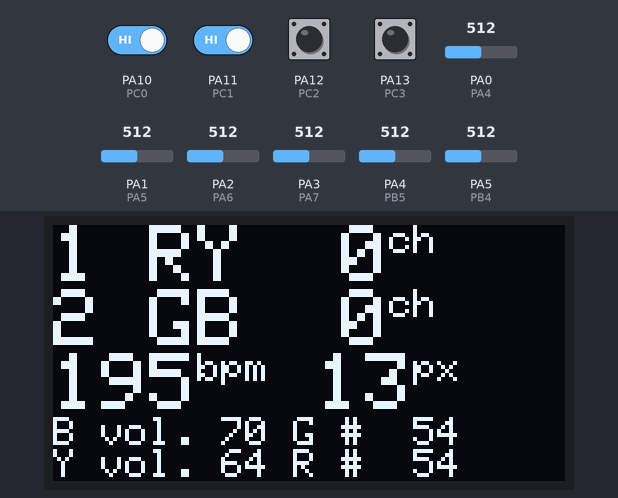
Bench run of a sketch on a simulated STM32 Blue Pill. Shown: 128×64 one-colour display. The test bench sets the inputs (shaded band); at power-on: PA10 (PC0), PA11 (PC1), PA12 (PC2), PA13 (PC3) HIGH, PA0 (PA4) = 512, PA1 (PA5) = 512, PA2 (PA6) = 512, PA3 (PA7) = 512, PA4 (PB5) = 512, PA5 (PB4) = 512. What the sketch prints to the serial monitor is not drawn.

Above: at 1.2 s.
1.3 s: PA10 (PC0) driven LOW
At 2.5 s:
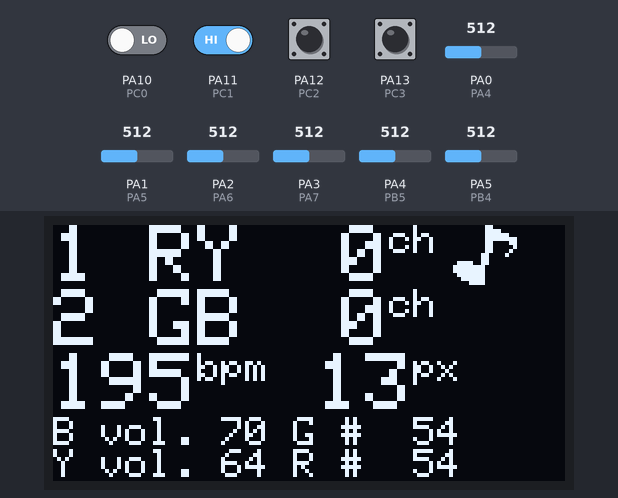
2.8 s: PA11 (PC1) driven LOW
At 2.91 s:
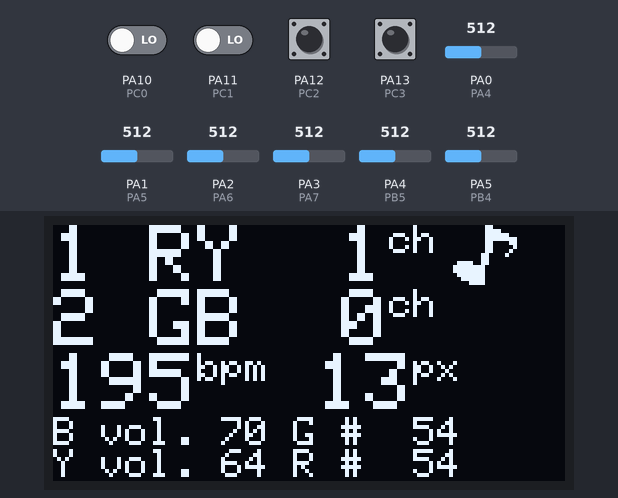
4.3 s: PA0 (PA4) set to 716
At 4.43 s:
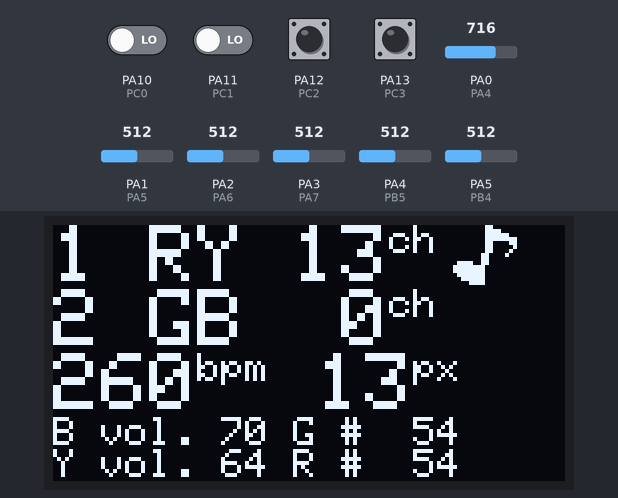
5.8 s: PA1 (PA5) set to 716
At 5.96 s:
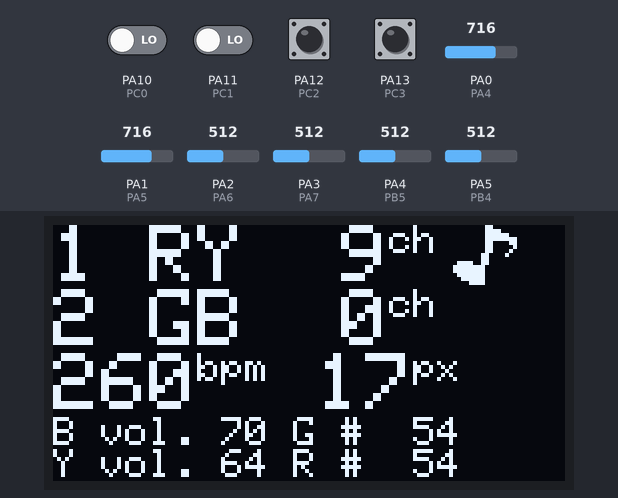
7.3 s: PA2 (PA6) set to 716
At 7.48 s:
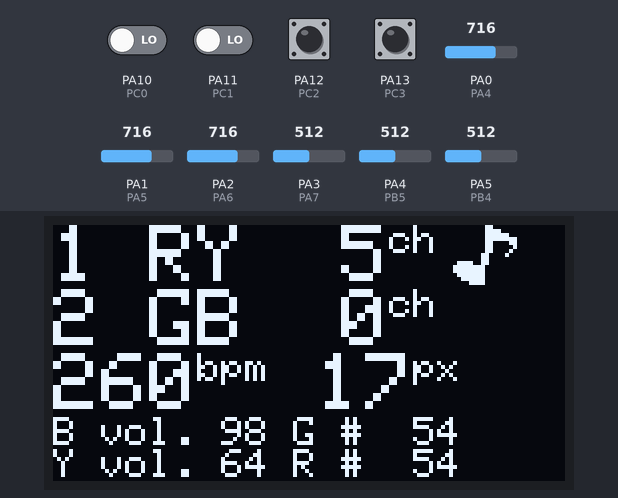
8.9 s: PA3 (PA7) set to 716
At 9.0 s:
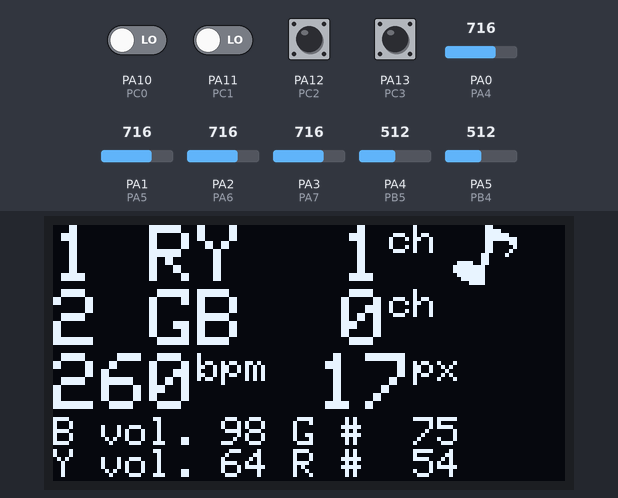
Timing chart, 0 to 11.4 s (numbered marks = the images above; inputs shaded):
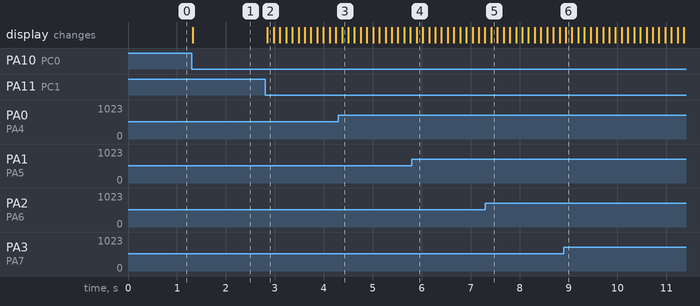

Measured:
- after the input at 1.3 s, the display: changes at once (image 1)
- after the input at 2.8 s, the display: changes after 0.05 s (image 2)

The sketch:

potone_ATtiny3216.ino
```cpp
// input board for ATtiny3216
// for checking I2C interface, use Wire library and assign SCL(15) and SDA(14) pin
#include <Wire.h>
#include <ArduinoJson.h>
#include <Adafruit_GFX.h>
#include <Adafruit_SSD1306.h>

#define SCREEN_WIDTH 128 // OLED display width, in pixels
#define SCREEN_HEIGHT 64 // OLED display height, in pixels

#define OLED_RESET     -1 // Reset pin # (or -1 if sharing Arduino reset pin)

Adafruit_SSD1306 display(SCREEN_WIDTH, SCREEN_HEIGHT, &Wire, OLED_RESET);

// potentiometer
const int PA4 = 0;
const int PA5 = 1;
const int PA6 = 2;
const int PA7 = 3;
const int PB5 = 4;
const int PB4 = 5;

// switch
const int PC0 = 10;
const int PC1 = 11;
const int PC2 = 12;
const int PC3 = 13;

// I2C SCL:15, SDA14

int p1 = 0;
int p2 = 0;
int p3 = 0;
int p4 = 0;
int p5 = 0;
int p6 = 0;

int s1 = 1;
int s2 = 1;
int s3 = 1;
int s4 = 1;

int delay_time = 100;

int ch1 = 0;
int ch2 = 0;

#define NOTE_HEIGHT   15
#define NOTE_WIDTH    16
static const unsigned char PROGMEM note_bmp[] =
{ B00000000, B11000000,
  B00000000, B11110000,
  B00000000, B11111100,
  B00000000, B11111111,
  B00000000, B11000011,
  B00000000, B11000001,
  B00000000, B11000010,
  B00000001, B10000100,
  B00000001, B10000000,
  B01111001, B10000000,
  B11111111, B00000000,
  B11111111, B00000000,
  B01111111, B00000000,
  B00111111, B00000000,
  B00001111, B00000000 };


char message[256];
uint8_t count;

void display_note(uint8_t w, uint8_t h) {
  display.drawBitmap(
    w, h,
    note_bmp, NOTE_WIDTH, NOTE_HEIGHT, 1);
}

void setup() {
   pinMode(PA4, INPUT);
   pinMode(PA5, INPUT);
   pinMode(PA6, INPUT);
   pinMode(PA7, INPUT);
   pinMode(PB5, INPUT);
   pinMode(PB4, INPUT);

   pinMode(PC0, INPUT);
   pinMode(PC1, INPUT);
   pinMode(PC2, INPUT);
   pinMode(PC3, INPUT);

   Serial.begin(115200);

   Wire.swap(1);
   Wire.begin();
   display.begin(SSD1306_SWITCHCAPVCC, 0x3C);
}


void loop() {
//  DynamicJsonDocument doc(256);
  StaticJsonDocument<256> doc;

  p1 = map(analogRead(PA4), 0, 1023, 30, 360); // purple: bpm for blue
  p2 = map(analogRead(PA5), 0, 1023, 2, 24); // white: mosaic rate
  p3 = map(analogRead(PA6), 0, 928, 1, 127); // blue: velocity (this value is a device specific tuning)
  p4 = map(analogRead(PA7), 0, 1023, 1, 108); // green: midi note number of blue
  p5 = map(analogRead(PB5), 0, 1023, 1, 127); // yellow: velocity
  p6 = map(analogRead(PB4), 0, 1023, 1, 108); // red: midi note number of yellow

  s1 = digitalRead(PC1); // red: increment midi channel number of yellow
  s2 = digitalRead(PC0); // yellow: note on-off
  s3 = digitalRead(PC2); // green: increment midi channel number of blue
  s4 = digitalRead(PC3); // blue: note on-off

  if (s1 == 0) {
    ch1 += 1;
    if (ch1 > 15) {
      ch1 = 0;
    }
  }
  if (s3 == 0 ){
    ch2 += 1;
    if (ch2 > 15) {
      ch2 = 0;
    }
  }

  doc["bpm"]=p1; // purple
  doc["mrt"]=p2; // white
  doc["vl2"]=p3; // blue
  doc["nt2"]=p4; // green
  doc["vl1"]=p5; // yellow
  doc["nt1"]=p6; // red

  doc["up1"]=s1; // red
  doc["dr1"]=s2; // yellow
  doc["up2"]=s3; // green
  doc["dr2"]=s4; // blue
  doc["ch1"]=ch1; // (yellow)
  doc["ch2"]=ch2; // (blue)

//  serializeJsonPretty(doc, Serial);
  serializeJson(doc, Serial);
  Serial.println();

  // display OLED
  display.clearDisplay();

  display.setTextSize(2);
  display.setTextColor(WHITE);
  display.setCursor(0, 0);

  // ch1
  display.print("1 RY ");
  display.printf("%2d", ch1);
  display.setTextSize(1);
  display.print("ch");
  display.setTextSize(2);
  display.print(" ");
  if (s2 == 0 ) {
    display_note(100, 0);
  }
  display.println("");

  //ch2
  display.print("2 GB ");
  display.printf("%2d", ch2);
  display.setTextSize(1);
  display.print("ch");
  display.setTextSize(2);
  display.print(" ");
  if (s4 == 0 ) {
    display_note(100, 16);
  }
  display.println("");

  // bpm
  display.printf("%3d", p1);
  display.setTextSize(1);
  display.print("bpm");

  // mosaic rate (# pixel)
  display.setTextSize(2);
  display.print(" ");
  display.printf("%2d", p2);
  display.setTextSize(1);
  display.print("px");

  display.setTextSize(2);
  display.println("");

  // p3
  display.setTextSize(1);
  display.print("B vol.");
  display.printf("%3d", p3);

  // p4
  display.print(" G # ");
  display.printf("%3d\n", p4);

  // p5
  display.print("Y vol.");
  display.printf("%3d",p5);

  // p6
  display.print(" R # ");
  display.printf("%3d", p6);;

  display.display();

  delay(delay_time);
}
```
